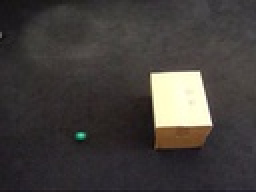
%> input picture motion_estimation/19.jpg, 128 x 96 px, shrunk from 480 x 360 before the run (shown 2 times larger)
$ octave EtEs_pyramid.m   (GNU Octave 9; MATLAB toolbox functions it lacks are replaced by stand-ins)
%> lines starting %> are read from the running program, lines starting %| are printed output that depends on the picture
### motion_estimation/pyramid_3D.m
function [image_4, image_2, image] = pyramid_3D(image_path)
%> called with image_path = '19.jpg'
image = imread(image_path);
%> image is the input picture: size 96x128x3 uint8; mean R, G, B 66.9, 62.8, 60.1
[m, n, dim] = size(image);
%> m = 96; n = 128; dim = 3
filter = fspecial('gaussian', [3, 3]);
image_2 = imresize(imfilter(image, filter), [m/2, n/2]);% 2倍下采样
image_4 = imresize(imfilter(image, filter), [m/4, n/4]);% 4倍下采样
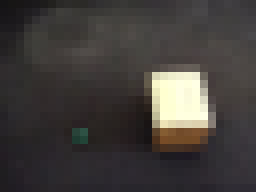
%> image_4: size 24x32x3 uint8 (shown 8 times larger); mean R, G, B 66.7, 62.6, 60
%> call 2 of pyramid_3D, with image_path = '18.jpg'
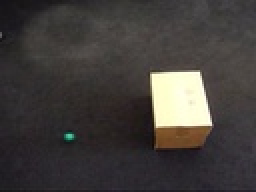
%> input picture motion_estimation/18.jpg, 128 x 96 px, shrunk from 480 x 360 before the run (shown 2 times larger)
%> in pyramid_3D, image is the input picture: size 96x128x3 uint8; mean R, G, B 66.8, 62.8, 60.1
% figure;imshow(image_4);title('level-1');
% figure;imshow(image_2);title('level-2');
% figure;imshow(image);title('level-3');

### motion_estimation/EtEs_function.m
function EtEs_function(image_I, image_P)

mbSize = 16;
p = 7;

figure;
subplot(121);imshow(image_I);title('当前帧');
subplot(122);imshow(image_P);title('参考帧');

imgI = double(rgb2gray(image_I));
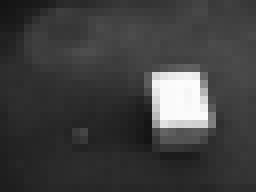
%> imgI: size 24x32 double (shown 8 times larger); min 20, max 252, mean 63.5
imgP = double(rgb2gray(image_P));
[height, width] = size(imgI);
%> height = 24; width = 32
imgI = imgI(1:height, 1:width);
imgP = imgP(1:height, 1:width);
mvx = zeros(floor(height/mbSize), floor(width/mbSize));
mvy = zeros(floor(height/mbSize), floor(width/mbSize));

%% 全搜索法

motionVectES = motionEstES(imgP, imgI, mbSize, p);

%绘制运动向量图
a = zeros(1, floor(width * height / mbSize^2));
a(:) = motionVectES(1,floor(1:width * height / mbSize^2));
b = zeros(1, floor(width * height / mbSize^2));
b(:) = motionVectES(2,1:floor(width * height / mbSize^2));
for i = 1 : height / mbSize
    for j = 1 : width / mbSize
        mvx(i, j) = b(1, floor(j+(i-1) * (width / mbSize)));% 运动向量的x坐标
        mvy(i, j) = -(a(1, floor(j+(i-1) * (width / mbSize))));% 运动向量的y坐标
    end
end

figure;
quiver(flipud(mvx), flipud(mvy));% flipud函数上下翻转矩阵
title('运动向量图');
set(gca, 'XLim', [-1, width / mbSize + 2], 'YLim', [-1, height / mbSize + 2]);

### motion_estimation/motionEstES.m
% 输入
%   imgP : 当前帧
%   imgI : 参考帧
%   mbSize : 块大小
%   p : 搜索窗口数（搜索窗口大小为(2p+1)×(2p+1)）
%
% 输出
%   motionVect : 运动向量
%   EScomputations: 搜索每宏块所需的平均搜索点数

function [motionVect, EScomputations] = motionEstES(imgP, imgI, mbSize, p)
%> called with mbSize = 16, p = 7

[row, col] = size(imgI);
%> row = 24; col = 32

vectors = zeros(2, floor(row*col/mbSize^2));
costs = ones(2*p + 1, 2*p +1) * 65537;

computations = 0;

% 从图像的左上角开始
% 从左至右，从上到下，以mbSize为块大小进行搜索
% 在每一块的上、下、左、右p个像素的范围内搜索最佳匹配块

mbCount = 1;
for i = 1 : mbSize : row-mbSize+1
    for j = 1 : mbSize : col-mbSize+1
        % 全搜索算法开始
        % m是行（垂直）向量
        % n是列（水平）向量
        % this means we are scanning in raster order

        for m = -p : p
            for n = -p : p
                refBlkVer = i + m;   % 垂直坐标
                refBlkHor = j + n;   % 水平坐标
                if ( refBlkVer < 1 || refBlkVer+mbSize-1 > row ...
                        || refBlkHor < 1 || refBlkHor+mbSize-1 > col)
                    continue;% 超出图像范围，跳出循环对下一个点进行搜索
                end
                % 计算MAD（平均绝对误差）
                costs(m+p+1,n+p+1) = costFuncMAD(imgP(i:i+mbSize-1,j:j+mbSize-1), ...
                    imgI(refBlkVer:refBlkVer+mbSize-1, refBlkHor:refBlkHor+mbSize-1), mbSize);
                computations = computations + 1;

            end
        end

        [dx, dy, min] = minCost(costs);  % 记录下MBD点的值以及位置
        vectors(1,mbCount) = dy-p-1;    % 运动向量的y坐标
        vectors(2,mbCount) = dx-p-1;    % 运动向量的x坐标
        mbCount = mbCount + 1;
        costs = ones(2*p + 1, 2*p +1) * 65537;
    end
end
%> after the loop, computations = 128; mbCount = 3; vectors = [0 0 0; 0 0 0]

motionVect = vectors;
%> motionVect = [0 0 0; 0 0 0]
EScomputations = computations/(mbCount - 1);
%> EScomputations = 64

### motion_estimation/EtEs_pyramid.m
clc;
clear all;
close all;

[image_I_4, image_I_2, image_I] = pyramid_3D('19.jpg');
[image_P_4, image_P_2, image_P] = pyramid_3D('18.jpg');

% figure;imshow(image_4);title('level-1');
% figure;imshow(image_2);title('level-2');
% figure;imshow(image);title('level-3');


EtEs_function(image_I_4, image_P_4);
%> in EtEs_function, `motionVectES = motionEstES(imgP, imgI, mbSize, p);`: motionVectES = [0 0 0; 0 0 0]
%> after the loop in EtEs_function, `for i = 1 : height / mbSize`: mvx = [0 0]
EtEs_function(image_I_2, image_P_2);
%> in EtEs_function (call 2), `imgI = double(rgb2gray(image_I));`:
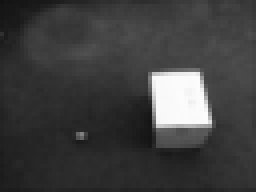
%> imgI: size 48x64 double (shown 4 times larger); min 17, max 252, mean 63.5
%> in EtEs_function (call 2), `motionVectES = motionEstES(imgP, imgI, mbSize, p);`: motionVectES = 12 columns, first 8: [0 0 0 0 0 0 0 0; 0 0 0 0 0 0 0 0]
%> after the loop in EtEs_function (call 2), `for i = 1 : height / mbSize`: mvx = [0 0 0 0; 0 0 0 0; 0 3 0 0]; mvy = [0 0 0 0; 0 0 0 0; 0 0 0 0]
EtEs_function(image_I, image_P);
%> (the run ends here)
